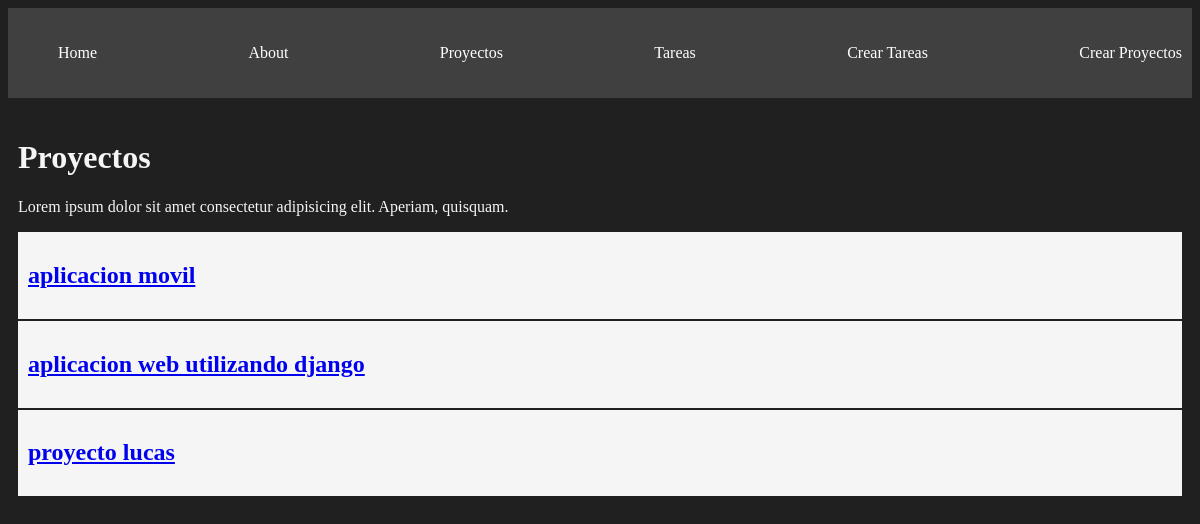
The page /proyectos/ on the database as committed earlier.
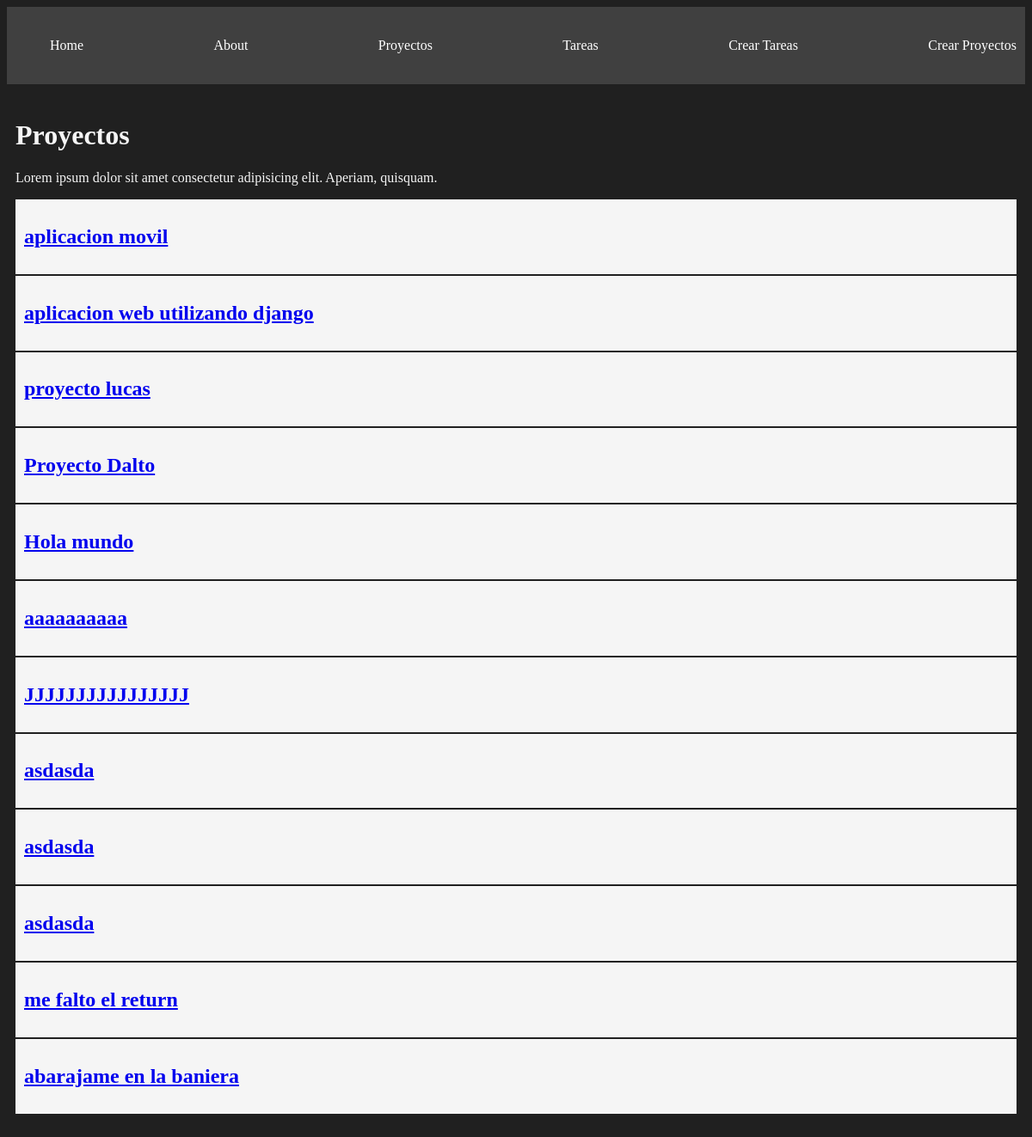
The same page on the database as committed later.
### miapp/models.py (models this page shows, shortened)
class Proyecto(models.Model):
    nombre = models.CharField(max_length=200)

### miapp/views.py (the view)
# urls.py: path('proyectos/',views.proyectos, name='proyectos'),
def proyectos(request):
    proyectos = Proyecto.objects.all()
    return render(request, 'proyectos/proyecto.html', {
         'proyectos' : proyectos
    })

### miapp/templates/proyectos/proyecto.html
{% extends 'layouts/base.html' %}
{% block content %}
<h1>
    Proyectos
</h1>
<p>
    Lorem ipsum dolor sit amet consectetur adipisicing elit. Aperiam, quisquam.
</p>
{% for proyecto in proyectos %}
<article class="card">
    <a href="{% url 'detalle_proyectos' proyecto.id %}"><h1>{{proyecto.nombre}}</h1></a>
</article>
{% endfor %}
{% endblock %}

Rows that differ between the two databases and show on the page:
added Proyecto: nombre "Proyecto Dalto"
added Proyecto: nombre "Hola mundo"
added Proyecto: nombre "aaaaaaaaaa"
added Proyecto: nombre "JJJJJJJJJJJJJJJJ"
added Proyecto: nombre "asdasda"
added Proyecto: nombre "asdasda"
added Proyecto: nombre "asdasda"
added Proyecto: nombre "me falto el return"
added Proyecto: nombre "abarajame en la baniera"
